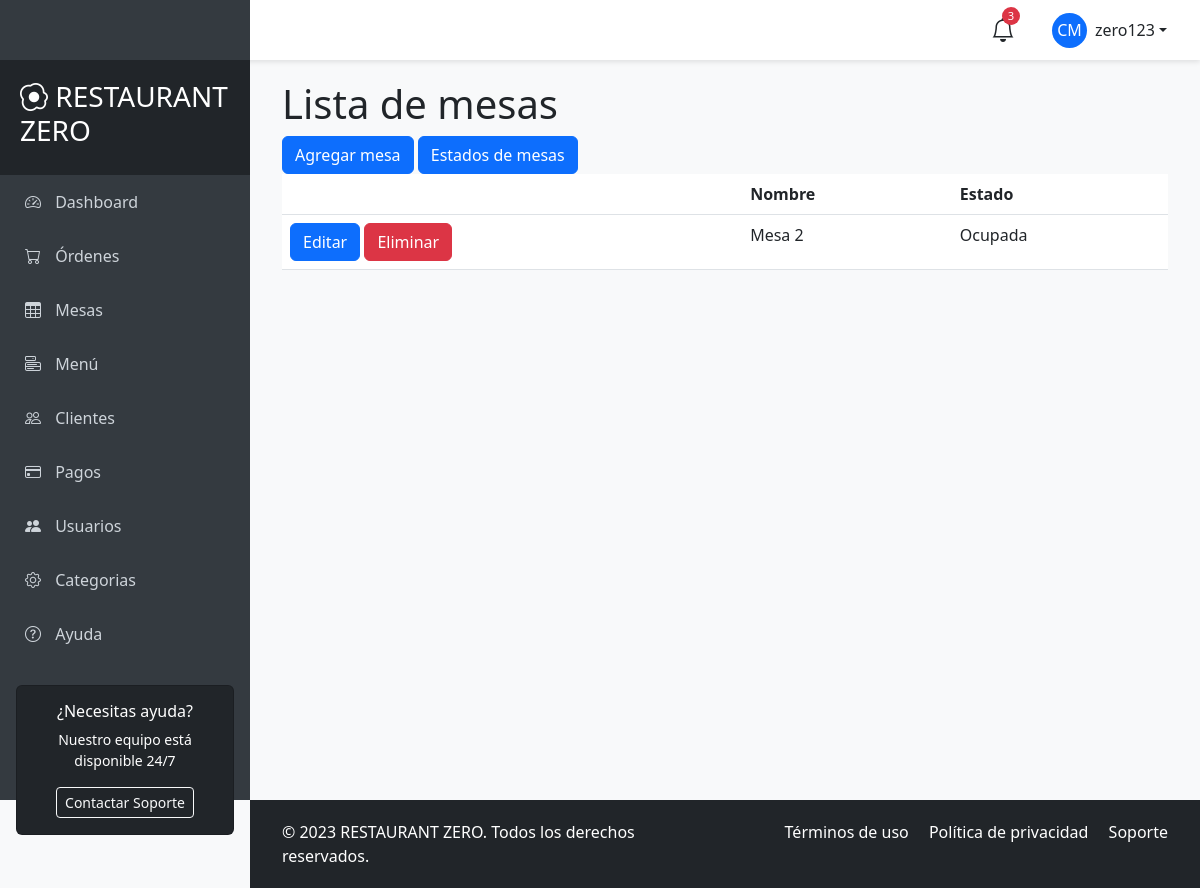
The page /ordenes/mesas/ (signed in) on the database its author committed.
### apps/accounts/models.py (models this page shows)
class AppUser(AbstractUser):
    pass

### apps/ordenes/models.py (models this page shows, shortened)
class Mesa(models.Model):
    nombre = models.CharField(max_length=100, null=False)
    capacidad = models.IntegerField(null=False)
    estado = models.ForeignKey(MesaEstado, on_delete=models.CASCADE, related_name='mesas_estado')

class MesaEstado(models.Model):
    nombre = models.CharField(max_length=50)

### apps/ordenes/views.py (the view)
# urls.py: path('mesas/', views.MesaListView.as_view(), name='mesas_list'),
class MesaListView(LoginRequiredMixin, ListView):
    model = Mesa
    template_name = 'mesas/mesas_list.html'
    context_object_name = 'mesas'

### templates/mesas/mesas_list.html
{% extends 'main/base_user.html' %}
{% block content %}
<h1>Lista de mesas</h1>
<a class="btn btn-primary" href="{% url 'ordenes:mesas_create' %}">Agregar mesa</a>
<a class="btn btn-primary" href="{% url 'ordenes:mesas_estado_list' %}">Estados de mesas</a>
<table class="table">
    <thead>
        <tr>
            <th></th>
            <th>Nombre</th>
            <th>Estado</th>
        </tr>
    </thead>
    <tbody>
        {% for mesa in mesas %}
        <tr>
            <td>
                <a class="btn btn-primary" href="{% url 'ordenes:mesas_update' mesa.pk %}">Editar</a>
                <a class="btn btn-danger" href="{% url 'ordenes:mesas_delete' mesa.pk %}">Eliminar</a>
            </td>
            <td>{{ mesa.nombre }}</td>
            <td>{{ mesa.estado.nombre }}</td>
        </tr>
        {% endfor %}
    </tbody>
</table>
{% endblock %}

### templates/main/base_user.html (shortened to what this page needs)
<!DOCTYPE html>
<html lang="es">
<head>
    <link href="https://cdn.jsdelivr.net/npm/bootstrap@5.3.0/dist/css/bootstrap.min.css" rel="stylesheet">
    <link rel="stylesheet" href="https://cdn.jsdelivr.net/npm/bootstrap-icons@1.10.0/font/bootstrap-icons.css">
</head>
<body>
    <nav id="sidebar">
        <div class="sidebar-header">
            <h3><i class="bi bi-egg-fried"></i> RESTAURANT ZERO</h3>
        </div>
        <ul class="list-unstyled">
            <li class="active"><a href="#"><i class="bi bi-speedometer2"></i> Dashboard</a></li>
            <li><a href="{% url 'ordenes:ordenes_list' %}"><i class="bi bi-cart"></i> Órdenes</a></li>
            <li><a href="{% url 'ordenes:mesas_list' %}"><i class="bi bi-table"></i> Mesas</a></li>
            <li><a href="{% url 'platillos:platillos_list' %}"><i class="bi bi-menu-button"></i> Menú</a></li>
            <li><a href="#"><i class="bi bi-people"></i> Clientes</a></li>
            <li><a href="{% url 'ordenes:pagos_list' %}"><i class="bi bi-credit-card"></i> Pagos</a></li>
            <li><a href="{% url 'accounts:user_list' %}"><i class="bi bi-people-fill"></i> Usuarios</a> </li>
            <li><a href="{% url 'platillos:categoria_list' %}"><i class="bi bi-gear"></i> Categorias</a></li>
            <li><a href="#"><i class="bi bi-question-circle"></i> Ayuda</a></li>
        </ul>
        <div class="px-3 mt-4">
            <div class="card bg-dark text-white">
                <div class="card-body text-center">
                    <h6>¿Necesitas ayuda?</h6>
                    <p class="small">Nuestro equipo está disponible 24/7</p>
                    <button class="btn btn-sm btn-outline-light">Contactar Soporte</button>
                </div>
            </div>
        </div>
    </nav>
    <header id="header" class="d-flex align-items-center justify-content-between">
        <button type="button" id="sidebarCollapse" class="btn">
        </button>
        <div class="d-flex align-items-center">
            <div class="position-relative me-4">
                <i class="bi bi-bell fs-4"></i>
                <span class="notification-badge">3</span>
            </div>
            <div class="dropdown">
                <button class="btn dropdown-toggle d-flex align-items-center" type="button" id="userDropdown" data-bs-toggle="dropdown" aria-expanded="false">
                    <div class="rounded-circle bg-primary d-flex align-items-center justify-content-center me-2" style="width: 35px; height: 35px;">
                        <span class="text-white">CM</span>
                    </div>
                    {{ request.user.username }}
                </button>
            </div>
        </div>
    </header>
    <div id="content">
        <div class="container-fluid">
            {% block content %}
            {% endblock %}
        </div>
    </div>
    <footer id="footer" class="bg-dark text-white">
        <div class="container-fluid">
            <div class="row">
                <div class="col-md-6">
                    <p class="mb-0">&copy; 2023 RESTAURANT ZERO. Todos los derechos reservados.</p>
                </div>
                <div class="col-md-6 text-md-end">
                    <p class="mb-0">
                        <a href="#" class="text-white text-decoration-none me-3">Términos de uso</a>
                        <a href="#" class="text-white text-decoration-none me-3">Política de privacidad</a>
                        <a href="#" class="text-white text-decoration-none">Soporte</a>
                    </p>
                </div>
            </div>
        </div>
    </footer>
</body>
</html>

### templates/main/base_user.html (style rules this page uses)
:root { --primary-color: #dc3545; --secondary-color: #ffc107; --sidebar-width: 250px; --header-height: 60px; }
body { font-family: 'Segoe UI', Tahoma, Geneva, Verdana, sans-serif; background-color: #f8f9fa; overflow-x: hidden; }
#sidebar { height: 100vh; width: var(--sidebar-width); position: fixed; top: 0; left: 0; background-color: #343a40; color: white; padding-top: var(--header-height); transition: all 0.3s; z-index: 1000; }
#sidebar .sidebar-header { padding: 20px; background-color: #212529; }
#sidebar ul li a { padding: 15px 25px; display: block; color: #ced4da; text-decoration: none; transition: all 0.3s; }
#sidebar ul li a i { margin-right: 10px; width: 20px; text-align: center; }
#header { height: var(--header-height); position: fixed; top: 0; left: 0; right: 0; background-color: white; box-shadow: 0 2px 5px rgba(0,0,0,0.1); z-index: 900; padding: 0 20px; }
#sidebarCollapse { background: transparent; border: none; color: var(--primary-color); font-size: 1.5rem; }
#content { margin-left: var(--sidebar-width); padding: 20px; padding-top: calc(var(--header-height) + 20px); transition: all 0.3s; min-height: 100vh; }
#footer { background-color: #343a40; color: white; padding: 20px; margin-left: var(--sidebar-width); transition: all 0.3s; }
.notification-badge { position: absolute; top: -5px; right: -5px; background-color: var(--primary-color); color: white; border-radius: 50%; width: 18px; height: 18px; font-size: 0.7rem; display: flex; align-items: center; justify-content: center; }

### rows shown on the page
AppUser: user.username "zero123"
Mesa: nombre "Mesa 2", estado.nombre "Ocupada"
